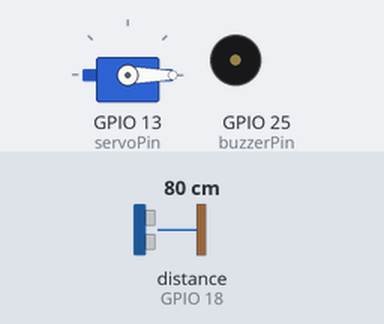
Recording of a sketch running on a simulated ESP32. On the bench: servo, buzzer (waves = sounding, pin HIGH). Wiring (inferred from the names in the program): ultrasonic range finder: trigger GPIO 5; echo GPIO 18. Inputs (shaded band) come from the test bench; at power-on: distance to the obstacle (sensor on GPIO 18) 80 cm. The echo pulse lasts 58.3 µs per cm; pins used as bus, display or sensor lines are not drawn; what the sketch prints to the serial monitor is not drawn.

Above: at 1.2 s.
1.3 s: distance to the obstacle (sensor on GPIO 18) set to 21 cm
2.8 s: distance to the obstacle (sensor on GPIO 18) set to 18 cm
At 3.6 s:
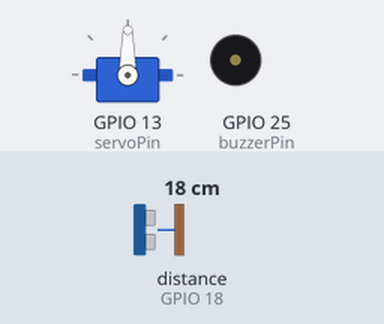
4.4 s: distance to the obstacle (sensor on GPIO 18) set to 35 cm
At 7.1 s:
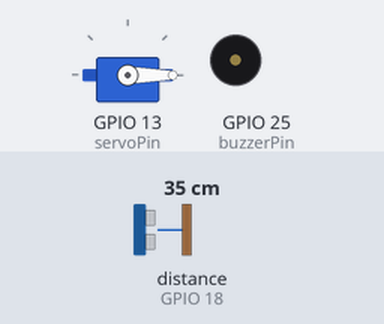
7.4 s: distance to the obstacle (sensor on GPIO 18) set to 2 cm
At 7.61 s:
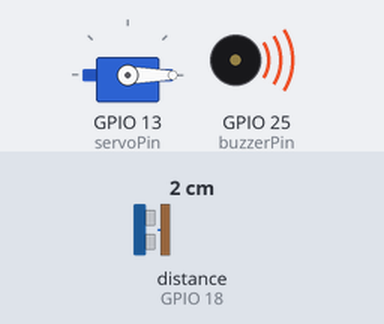
Timing chart, 0 to 10.1 s (numbered marks = the images above; inputs shaded):
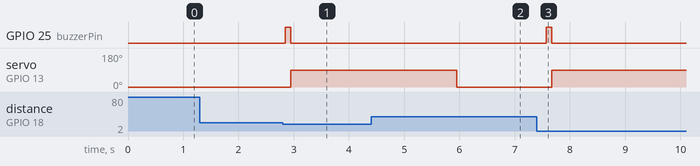

The sketch:

dustbin.ino
```cpp
// স্মার্ট ডাস্টবিন (Smart dustbin) — ESP32 বোর্ড
// হাত কাছে এলে ঢাকনা নিজে খোলে, তিন সেকেন্ড পর বন্ধ হয়।
// আলট্রাসনিক সেন্সর: VCC→VIN, Trig→D5, GND→GND।
// Echo থেকে ১ kΩ হয়ে D18-এ, আর D18 থেকে ২ kΩ হয়ে GND-তে।
// সার্ভো (ঢাকনা): GND→GND, VCC→VIN, সংকেত→D13। বাজার: +→D25, −→GND।

#include <ESP32Servo.h>

const int trigPin = 5;
const int echoPin = 18;
const int servoPin = 13;
const int buzzerPin = 25;
const int OPEN_DISTANCE = 20;      // এর চেয়ে কাছে হাত এলে ঢাকনা খুলবে (সেমি)
Servo lid;

long readDistance() {
  digitalWrite(trigPin, LOW);
  delayMicroseconds(2);
  digitalWrite(trigPin, HIGH);
  delayMicroseconds(10);
  digitalWrite(trigPin, LOW);
  long duration = pulseIn(echoPin, HIGH, 30000);  // সর্বোচ্চ ৩০ মিলিসেকেন্ড অপেক্ষা
  return duration / 58;                           // ০ মানে কিছু পাওয়া যায়নি
}

void setup() {
  pinMode(trigPin, OUTPUT);
  pinMode(echoPin, INPUT);
  pinMode(buzzerPin, OUTPUT);
  lid.attach(servoPin);
  lid.write(0);                    // ঢাকনা বন্ধ
  Serial.begin(115200);
}

void loop() {
  long cm = readDistance();
  if (cm > 0 && cm < OPEN_DISTANCE) {
    Serial.println("হাত এসেছে: ঢাকনা খুলছে");
    digitalWrite(buzzerPin, HIGH);
    delay(100);
    digitalWrite(buzzerPin, LOW);
    lid.write(90);                 // ঢাকনা খোলো
    delay(3000);
    lid.write(0);                  // আবার বন্ধ
    Serial.println("ঢাকনা বন্ধ");
  }
  delay(200);
}
```

Measured:
- the behaviour switches between 20 and 19 cm on distance to the obstacle (sensor on GPIO 18) (found by bisection; images 0 and 1)
- after the input at 1.3 s, every drawn part: stays the same
- after the input at 2.8 s, GPIO 25 (buzzerPin): LOW → HIGH after 0.05 s, → LOW 0.10 s later; servo on GPIO 13 (servoPin): 0° → 90° after 0.15 s
- after the input at 4.4 s, GPIO 25 (buzzerPin): stays LOW (without the input it goes to HIGH after 1.8 s); servo on GPIO 13 (servoPin): goes on until 5.9 s, then stays 0°
- after the input at 7.4 s, GPIO 25 (buzzerPin): LOW → HIGH after 0.17 s, → LOW 0.10 s later; servo on GPIO 13 (servoPin): 0° → 90° after 0.27 s
